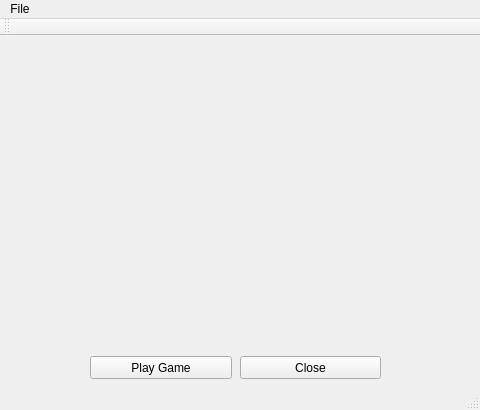
<?xml version="1.0" encoding="UTF-8"?>
<ui version="4.0">
 <class>MainWindow</class>
 <widget class="QMainWindow" name="MainWindow">
  <property name="geometry">
   <rect>
    <x>0</x>
    <y>0</y>
    <width>480</width>
    <height>410</height>
   </rect>
  </property>
  <property name="windowTitle">
   <string>Blackjack C++</string>
  </property>
  <property name="autoFillBackground">
   <bool>true</bool>
  </property>
  <widget class="QWidget" name="centralWidget">
   <widget class="QLabel" name="pictureLabel">
    <property name="geometry">
     <rect>
      <x>0</x>
      <y>-10</y>
      <width>451</width>
      <height>371</height>
     </rect>
    </property>
    <property name="maximumSize">
     <size>
      <width>471</width>
      <height>411</height>
     </size>
    </property>
    <property name="text">
     <string/>
    </property>
   </widget>
   <widget class="QWidget" name="layoutWidget">
    <property name="geometry">
     <rect>
      <x>90</x>
      <y>350</y>
      <width>291</width>
      <height>25</height>
     </rect>
    </property>
    <layout class="QHBoxLayout" name="horizontalLayout"/>
   </widget>
   <widget class="QPushButton" name="closeButton">
    <property name="geometry">
     <rect>
      <x>240</x>
      <y>320</y>
      <width>141</width>
      <height>23</height>
     </rect>
    </property>
    <property name="text">
     <string>Close</string>
    </property>
   </widget>
   <widget class="QPushButton" name="playButton">
    <property name="geometry">
     <rect>
      <x>90</x>
      <y>320</y>
      <width>142</width>
      <height>23</height>
     </rect>
    </property>
    <property name="text">
     <string>Play Game</string>
    </property>
   </widget>
   <zorder>layoutWidget</zorder>
   <zorder>pictureLabel</zorder>
   <zorder>closeButton</zorder>
   <zorder>playButton</zorder>
  </widget>
  <widget class="QMenuBar" name="menuBar">
   <property name="geometry">
    <rect>
     <x>0</x>
     <y>0</y>
     <width>480</width>
     <height>21</height>
    </rect>
   </property>
   <widget class="QMenu" name="menuFile">
    <property name="title">
     <string>File</string>
    </property>
    <addaction name="actionQuit"/>
   </widget>
   <addaction name="menuFile"/>
  </widget>
  <widget class="QToolBar" name="mainToolBar">
   <attribute name="toolBarArea">
    <enum>TopToolBarArea</enum>
   </attribute>
   <attribute name="toolBarBreak">
    <bool>false</bool>
   </attribute>
  </widget>
  <widget class="QStatusBar" name="statusBar"/>
  <action name="actionQuit">
   <property name="text">
    <string>Quit</string>
   </property>
  </action>
 </widget>
 <layoutdefault spacing="6" margin="11"/>
 <resources/>
 <connections/>
</ui>
